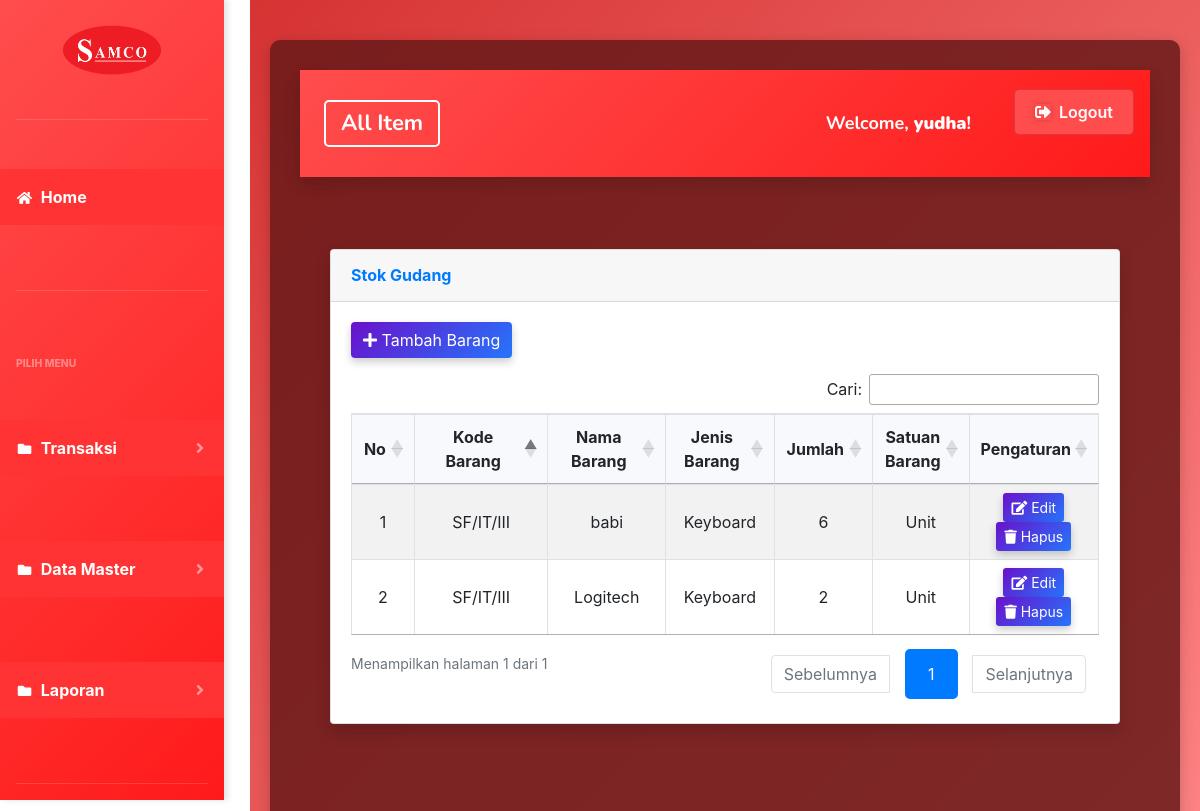
Page /index.php?page=gudang (signed in) on the earlier database version.
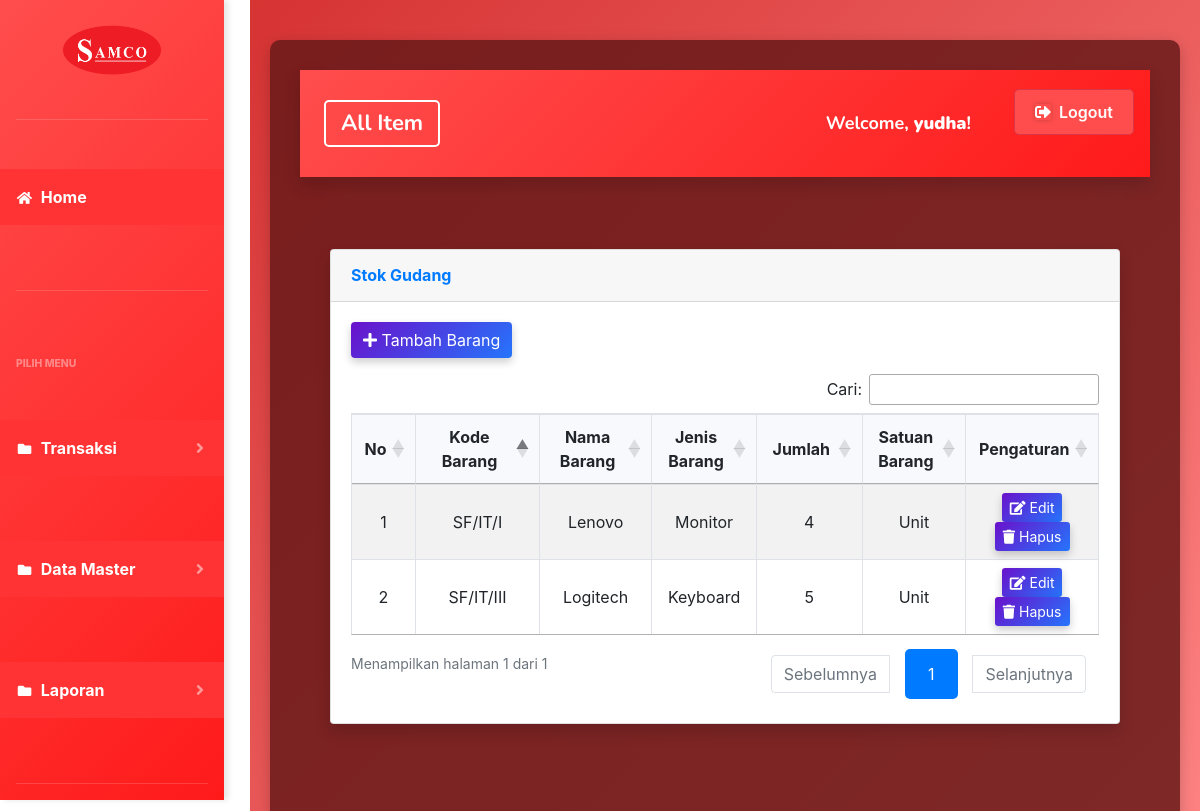
Same page on the later database version.
### tables this page shows
CREATE TABLE `gudang` (
  `id` int(11) NOT NULL,
  `kode_barang` varchar(50) NOT NULL,
  `nama_barang` varchar(255) NOT NULL,
  `jenis_barang` varchar(250) NOT NULL,
  `jumlah` varchar(250) NOT NULL,
  `satuan` varchar(100) NOT NULL
);

### page/gudang/gudang.php (the view, shortened to what this page needs)
<div class="container-fluid">
  <div class="card shadow mb-4">
    <div class="card-header py-3">
      <h6 class="m-0 font-weight-bold text-primary">Stok Gudang</h6>
    </div>
    <div class="card-body">
      <div class="mb-3">
        <a href="?page=gudang&aksi=tambahgudang" class="btn btn-primary custom-btn">
          <i class="fas fa-plus me-2"></i> Tambah Barang
        </a>
      </div>
      <div class="table-responsive">
        <table class="table table-bordered table-striped" id="gudang">
          <thead>
            <tr>
              <th style="width: 50px; text-align: center; vertical-align: middle;">No</th>
              <th style="width: 200px; text-align: center; vertical-align: middle;">Kode Barang</th>
              <th style="width: 150px; text-align: center; vertical-align: middle;">Nama Barang</th>
              <th style="width: 120px; text-align: center; vertical-align: middle;">Jenis Barang</th>
              <th style="width: 120px; text-align: center; vertical-align: middle;">Jumlah</th>
              <th style="width: 120px; text-align: center; vertical-align: middle;">Satuan Barang</th>
              <th style="width: 120px; text-align: center; vertical-align: middle;">Pengaturan</th>
            </tr>
          </thead>
          <tbody>
            <?php
            $no = 1;
            $sql = $koneksi->query("SELECT * FROM gudang ORDER BY kode_barang");
            while ($data = $sql->fetch_assoc()) {
              ?>
              <tr>
                <td><?php echo $no++; ?></td>
                <td><?php echo htmlspecialchars($data['kode_barang']); ?></td>
                <td><?php echo htmlspecialchars($data['nama_barang']); ?></td>
                <td><?php echo htmlspecialchars($data['jenis_barang']); ?></td>
                <td><?php echo htmlspecialchars($data['jumlah']); ?></td>
                <td><?php echo htmlspecialchars($data['satuan']); ?></td>
                <td class="text-center">
                  <a href="?page=gudang&aksi=ubahgudang&kode_barang=<?php echo $data['kode_barang']; ?>"
                    class="btn btn-info btn-sm custom-btn">
                    <i class="fas fa-edit"></i> Edit
                  </a>
                  <a href="?page=gudang&aksi=hapusgudang&kode_barang=<?php echo $data['kode_barang']; ?>"
                    class="btn btn-danger btn-sm custom-btn"
                    onclick="return confirm('Apakah anda yakin akan menghapus data ini?')">
                    <i class="fas fa-trash"></i> Hapus
                  </a>
                </td>
              </tr>
            <?php } ?>
          </tbody>
        </table>
      </div>
    </div>
  </div>
</div>

### index.php (shortened to what this page needs)
<?php
$koneksi = new mysqli("localhost", "root", "", "webinventory");
?>
<!DOCTYPE html>
<html lang="en">
<head>
  <link href="vendor/fontawesome-free/css/all.min.css" rel="stylesheet" type="text/css">
  <link href="css/sb-admin-2.min.v2.css" rel="stylesheet">
  <link href="vendor/datatables/dataTables.bootstrap4.min.css" rel="stylesheet">
  <head- Existing meta tags and title -->
      <head>
        <link href="https://cdn.jsdelivr.net/npm/bootstrap@4.6.2/dist/css/bootstrap.min.css" rel="stylesheet">
        <link href="https://cdn.datatables.net/1.13.7/css/jquery.dataTables.min.css" rel="stylesheet">
        <link href="https://cdn.datatables.net/1.13.7/css/dataTables.bootstrap4.min.css" rel="stylesheet">
        <link href="https://cdnjs.cloudflare.com/ajax/libs/font-awesome/5.15.4/css/all.min.css" rel="stylesheet">
      </head>
<body id="page-top">
  <div id="wrapper">
    <ul class="navbar-nav bg-gradient-primary sidebar sidebar-dark accordion" id="accordionSidebar">
      <a class="sidebar-brand d-flex align-items-center justify-content-center" href="index.php">
        <div class="sidebar-brand-icon">
          <img src="Samco.png" alt="Logo" class="logo-image">
        </div>
      </a>
      <hr class="sidebar-divider my-0">
      <li class="nav-item active">
        <a class="nav-link" href="?page=home3">
          <i class="fas fa-fw fa-home"></i>
          <span>Home</span></a>
      </li>
      <hr class="sidebar-divider">
      <div class="sidebar-heading">
        Pilih Menu
      </div>
      <li class="nav-item active">
        <a class="nav-link collapsed" href="#" data-toggle="collapse" data-target="#collapsePages" aria-expanded="true"
          aria-controls="collapsePages">
          <i class="fas fa-fw fa-folder"></i>
          <span>Transaksi</span>
        </a>
      </li>
      <li class="nav-item active">
        <a class="nav-link collapsed" href="#" data-toggle="collapse" data-target="#collapseData" aria-expanded="true"
          aria-controls="collapseData">
          <i class="fas fa-fw fa-folder"></i>
          <span>Data Master</span>
        </a>
      </li>
      <li class="nav-item active">
        <a class="nav-link collapsed" href="#" data-toggle="collapse" data-target="#collapseLaporan"
          aria-expanded="true" aria-controls="collapseLaporan">
          <i class="fas fa-fw fa-folder"></i>
          <span>Laporan</span>
        </a>
      </li>
      <hr class="sidebar-divider d-none d-md-block">
    </ul>
    <div id="content-wrapper" class="d-flex flex-column">
      <div id="content">
        <nav class="navbar navbar-expand navbar-light bg-white topbar mb-4 static-top shadow">
          <ul class="navbar-nav" style="width: 100%; display: flex; justify-content: space-between;">
            <li class="nav-item dropdown no-arrow">
              <a class="nav-link" href="#" id="navbarDropdown" role="button" data-toggle="dropdown" aria-haspopup="true"
                aria-expanded="false">
                <span class="data-master-text">All Item</span>
              </a>
            </li>
            <li class="nav-item dropdown no-arrow">
              <div class="top-menu">
                <ul class="nav pull-right top-menu">
                  <li class="nav-item">
                    <a class="nav-link" href="#">
                      <span class="greeting-text">Welcome, <strong><?php echo $_SESSION['username']; ?></strong>!</span>
                    </a>
                  </li>
                  <li>
                    <a onclick="return confirm('Apakah anda yakin akan logout?')" class="btn btn-danger logout-btn"
                      href="logout.php">
                      <i class="fas fa-sign-out-alt"></i> <span class="logout-text">Logout</span>
                    </a>
                  </li>
                </ul>
              </div>
            </li>
          </ul>
        </nav>
        <div class="container-fluid">
          <section class="content">
            <?php
            $page = $_GET['page'] ?? '';
            $aksi = $_GET['aksi'] ?? '';
            if ($page == "gudang") {
              if ($aksi == "") {
                include "page/gudang/gudang.php";
              }
            }
            ?>
          </section>
        </div>
      </div>
    </div>
  </div>
  <link rel="stylesheet" href="https://cdn.jsdelivr.net/npm/sweetalert2@11.5.4/dist/sweetalert2.min.css">
  <link href="https://cdnjs.cloudflare.com/ajax/libs/select2/4.0.13/css/select2.min.css" rel="stylesheet" />
</body>
</html>

### index.php (style rules this page uses)
.sidebar-brand-icon .logo-image { width: 100px; height: 50px; object-fit: contain; margin-top: 30px; }
.sidebar { background: linear-gradient(135deg, #ff4d4d, #ff1a1a); font-size: 16px; position: fixed; top: 0; left: 0; height: 100vh; width: 250px; z-index: 1000; transition: transform 0.3s ease-in-out; box-shadow: 4px 0 6px rgba(0, 0, 0, 0.1); }
.sidebar .nav-item { margin-bottom: 1rem; }
.sidebar .nav-link { color: #fff !important; font-weight: 600; font-size: 16px; padding: 10px 20px; transition: transform 0.3s ease-in-out, background-color 0.3s ease; }
.sidebar .nav-link i { margin-right: 10px; font-size: 18px; }
.nav-item.active .nav-link { background-color: #ff3333 !important; color: white; }
.sidebar-heading { font-size: 16px; color: #ccc; text-transform: uppercase; padding: 10px 20px; font-weight: bold; }
.sidebar-divider { border-top: 1px solid #e5e5e5; }
body { margin-left: 250px; transition: margin-left 0.3s ease; }
.navbar { background: linear-gradient(135deg, #ff4d4d, #ff1a1a); box-shadow: 0px 4px 8px rgba(0, 0, 0, 0.1); }
.navbar-nav { display: flex; justify-content: space-between; width: 100%; }
.data-master-text { font-family: 'Nunito', sans-serif; font-size: 22px; color: #fff; font-weight: 700; margin-right: 25px; cursor: pointer; padding: 5px 15px; border: 2px solid #fff; border-radius: 5px; transition: border-color 0.3s ease, color 0.3s ease; }
.greeting-text { font-family: 'Nunito', sans-serif; font-size: 18px; color: #fff; font-weight: 700; transition: color 0.3s ease; margin-right: 25px; }
.logout-btn { display: flex; align-items: center; padding: 10px 20px; font-size: 16px; font-weight: 600; background-color: #ff4d4d; color: white; border-radius: 5px; transition: background-color 0.3s ease, transform 0.3s ease; text-decoration: none; margin-left: 10px; }
.logout-text { margin-left: 8px; }
.logout-btn i { box-shadow: 0px 0px 5px rgba(0, 0, 0, 0.2); transition: box-shadow 0.3s ease; }
.nav-item { margin: 0; }

### page/gudang/gudang.php (style rules this page uses)
.custom-btn { background: linear-gradient(135deg, #6a11cb 0%, #2575fc 100%); color: white; border: none; box-shadow: 0 4px 8px rgba(0, 0, 0, 0.2); transition: transform 0.2s ease, box-shadow 0.2s ease; }
.table th, .table td { padding: 12px; text-align: center; vertical-align: middle; }
.table th:nth-child(1), .table td:nth-child(1) { width: 50px; }
.table th:nth-child(2), .table td:nth-child(2) { width: 200px; }
.table th:nth-child(3), .table td:nth-child(3) { width: 150px; }
.table th:nth-child(4), .table td:nth-child(4) { width: 120px; }
.table thead th { background-color: #f8f9fc; font-weight: bold; }

Differences in the rows shown:
removed gudang: kode_barang "SF/IT/III", nama_barang "babi", jenis_barang "Keyboard", jumlah "6", satuan "Unit"
removed gudang: kode_barang "SF/IT/III", nama_barang "Logitech", jenis_barang "Keyboard", jumlah "2", satuan "Unit"
added gudang: kode_barang "SF/IT/I", nama_barang "Lenovo", jenis_barang "Monitor", jumlah "4", satuan "Unit"
added gudang: kode_barang "SF/IT/III", nama_barang "Logitech", jenis_barang "Keyboard", jumlah "5", satuan "Unit"
